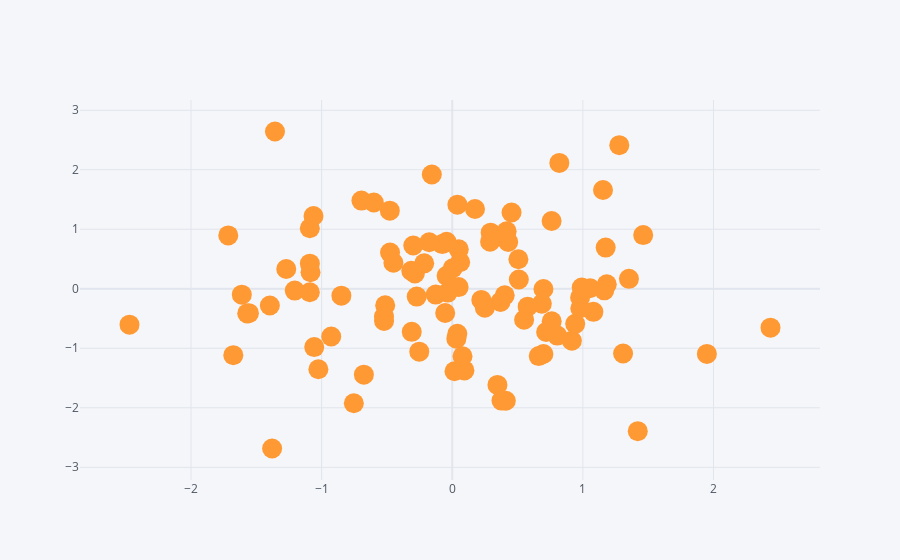

The code cell stored with this chart in its notebook:
### Markdown cell above
### Scatter Plot

### Code cell
df.iplot(kind='scatter', x='A',y='B',mode='markers',size=20)
